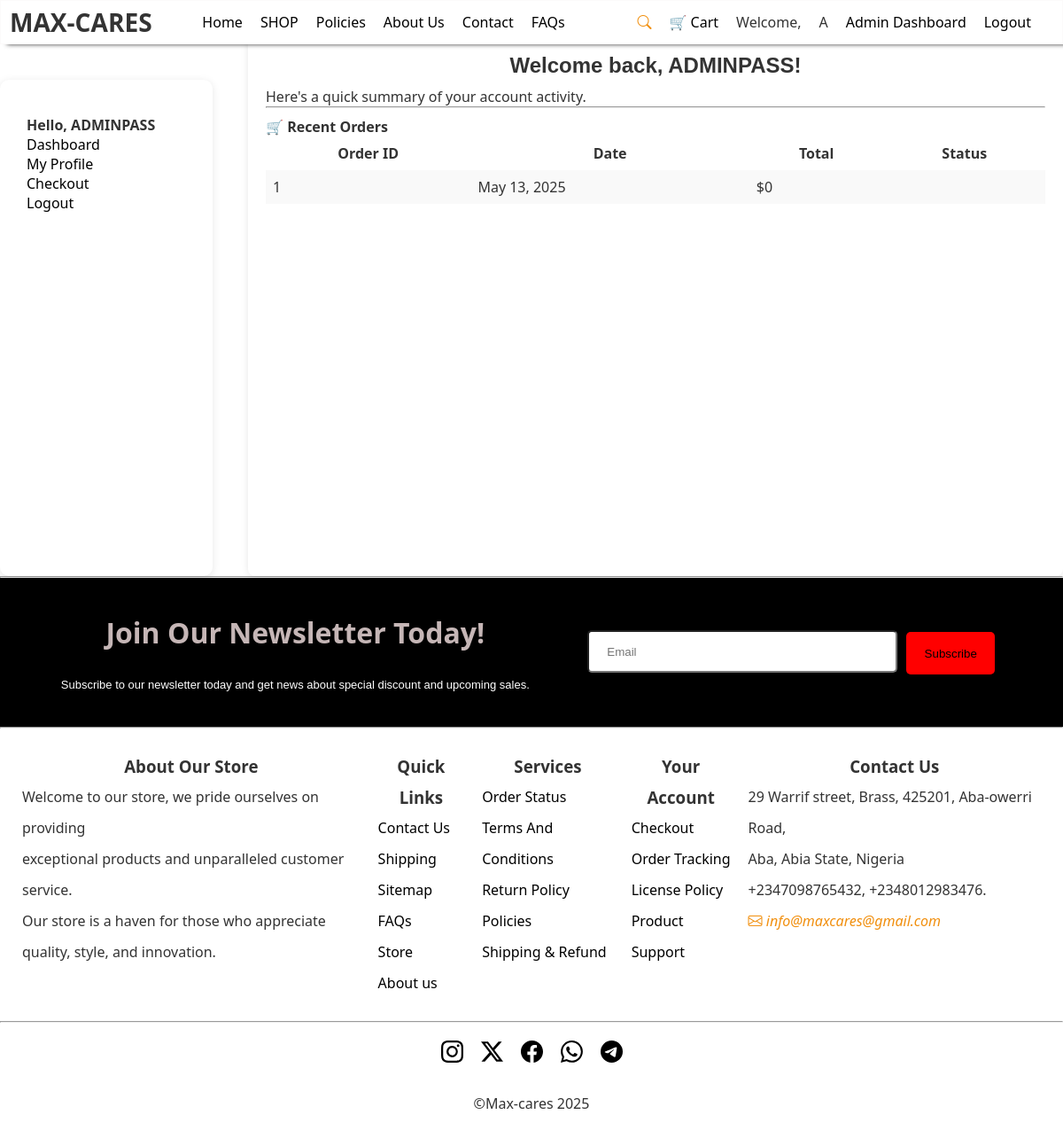
The app's page /customer_dashboard/ (signed in) with its own data.
### Store/models.py (models this page shows, shortened)
class Order(models.Model):
    customer = models.ForeignKey(Customer, on_delete=models.SET_NULL, null=True, blank=True)
    date_ordered = models.DateTimeField(auto_now_add=True)
    complete = models.BooleanField(default=False)
    transaction_id = models.CharField(max_length=100, null=True)
    @property
    def get_cart_total(self):
        return sum(item.get_total for item in self.orderitem_set.all())

### Store/views.py (the view)
# urls.py: path('customer_dashboard/', views.customer_dashboard, name='customer-dashboard'),
@login_required(login_url='login')
def customer_dashboard(request):
    orders = Order.objects.filter(customer__user=request.user).order_by('-date_ordered')[:5]
    return render(request, 'store/customer_dashboard.html', {'orders': orders})

### Store/context_processors.py (called while the page is built)
def cart_item_count(request):
    cart = request.session.get('cart', {})
    total_items = sum(cart.values())
    return {'cart_item_count': total_items}

### templates/store/customer_dashboard.html
{% extends 'store/main.html' %}
{% load static %}
{% block content %}
<div class="dashboard-container">
  <div class="sidebar">
    <h4>Hello, {{ user.first_name|default:user.username }}</h4>
    <ul>
      <li><a href="{% url 'customer-dashboard' %}">Dashboard</a></li>
      <li><a href="{% url 'profile' %}">My Profile</a></li>
      <li><a href="{% url 'checkout' %}">Checkout</a></li>
      <li><a href="{% url 'logout' %}">Logout</a></li>
    </ul>
  </div>
  <div class="dashboard-main">
    <h2>Welcome back, {{ user.first_name|default:user.username }}!</h2>
    <p>Here's a quick summary of your account activity.</p>
    <hr>
    <h4>🛒 Recent Orders</h4>
    {% if orders %}
      <table>
        <tr>
          <th>Order ID</th>
          <th>Date</th>
          <th>Total</th>
          <th>Status</th>
        </tr>
        {% for order in orders %}
          <tr>
            <td>{{ order.id }}</td>
            <td>{{ order.date_ordered|date:"M d, Y" }}</td>
            <td>${{ order.get_cart_total }}</td>
            <td>{{ order.status }}</td>
          </tr>
        {% endfor %}
      </table>
    {% else %}
      <p>You haven’t placed any orders yet.</p>
      <a href="{% url 'product_list' %}"><button>Place Orders</button></a>
    {% endif %}
  </div>
</div>
{% endblock %}

### templates/store/main.html (shortened to what this page needs)
{% load static %}
<!DOCTYPE html>
<html lang="en">
<head>
    <link rel="stylesheet" href="{% static 'css/style.css' %}">
    <link rel="stylesheet" href="{% static 'css/main.css' %}">
    <link rel="stylesheet" href="{% static 'css/login.css' %}">
    <link rel="stylesheet" href="{% static 'css/register.css' %}">
    <link rel="stylesheet" href="{% static 'css/customer_dashboard.css' %}">
    <link rel="stylesheet" href="{% static 'css/product_list.css' %}">
    <link rel="stylesheet" href="{% static 'css/Checkout.css' %}">
    <link rel="stylesheet" href="{% static 'css/card_payment.css' %}">
    <link rel="stylesheet" href="{% static 'css/paypal_payment.css' %}">
    <link rel="stylesheet" href="{% static 'css/about_us.css' %}">
    <link rel="stylesheet" href="{% static 'css/cart.css' %}">
    <link rel="stylesheet" href="{% static 'css/shoes.css' %}">
    <link rel="stylesheet" href="https://cdn.jsdelivr.net/npm/bootstrap-icons@1.11.3/font/bootstrap-icons.min.css">
</head>
<body>
    <header>
        <nav>
            <div class="logo">
                <h3>MAX-CARES</h3>
            </div>
            <ul class="pages">
                <li><a href="{% url 'main' %}">Home</a></li>
                <li><a href="{% url 'product_list' %}">SHOP</a></li>
                <li><a href="{% url 'Policies' %}">Policies</a></li>
                <li><a href="{% url 'about_us' %}">About Us</a></li>
                <li><a href="{% url 'contact_us' %}">Contact</a></li>
                <li><a href="{% url 'FAQs' %}">FAQs</a></li>
            </ul>
            <ul class="links">
                <li><i class="bi bi-search"></i></li>
                <li><a href="{% url 'cart_view' %}" class="cart-icon">
                    🛒 Cart
                </a></li>
                {% if user.is_authenticated %}
                    <li>Welcome, {{ user.first_name }}</li>
                    <li class="user-initial">
                        <div class="profile-circle">
                            {{ user.first_name|default:user.username|slice:":1"|upper }}
                        </div>
                    </li>
                    {% if user.is_staff %}
                        <li><a href="{% url 'admin-dashboard' %}">Admin Dashboard</a></li>
                    {% else %}
                        <li><a href="{% url 'customer-dashboard' %}">Customer Dashboard</a></li>
                    {% endif %}
                    <li><a href="{% url 'logout' %}">Logout</a></li>
                {% else %}
                    <li><a href="{% url 'login' %}">Login</a></li>
                    <li><a href="{% url 'register' %}">Signup</a></li>
                {% endif %}
            </ul>
        </nav>
    </header>
{% block content %}{% endblock %}
    <hr>
<footer>
        <div class="newsletter">
          <div class="R">
               <h1>Join Our Newsletter Today!</h1>
               <p style="font-size: small; font-family:sans-serif;">Subscribe to our newsletter today and get news about special discount and upcoming sales.</p>
          </div>
          <div class="sub-bx">
               <input type="email" name="" id="sub-bx_input" placeholder="Email">
               <input type="submit" value="Subscribe" id="sub-btn">           </div>
        </div>
        <hr>
        <div class="links">
           <div class="about">
               <h3>About Our Store</h3>
               <p>Welcome to our store, we pride ourselves on providing <br> exceptional products and unparalleled customer service. <br> Our store is a haven for those who appreciate <br> quality, style, and innovation.</p>
           </div>
           <div class="Q">
               <h3>Quick Links</h3>
               <li><a href="contact.html">Contact Us</a></li>
               <li><a href="#">Shipping</a></li>
               <li><a href="#">Sitemap</a></li>
               <li><a href="faqs.html">FAQs</a></li>
               <li><a href="#">Store</a></li>
               <li><a href="about.html">About us</a></li>
           </div>
           <div class="S">
               <h3>Services</h3>
               <ul>
                   <li><a href="#">Order Status</a></li>
                   <li><a href="#">Terms And Conditions</a></li>
                   <li><a href="#">Return Policy</a></li>
                   <li><a href="#">Policies</a></li>
                   <li><a href="#">Shipping & Refund</a></li>
               </ul>
           </div>
           <div class="Y-A">
               <h3>Your Account</h3>
               <ul>
                   <li><a href="#">Checkout</a></li>
                   <li><a href="#">Order Tracking</a></li>
                   <li><a href="#">License Policy</a></li>
                   <li><a href="#">Product Support</a></li>
               </ul>
           </div>
           <div class="C_U">
               <h3>Contact Us</h3>
               <li>  29 Warrif street, Brass, 425201, Aba-owerri Road, <br> Aba, Abia State, Nigeria</li>
               <li>  +2347098765432, +2348012983476.</li>
               <li><i class="bi bi-envelope">  info@maxcares@gmail.com</i></li>
           </div>
        </div>
        <hr>
        <div class="last">
           <div class="socials">
               <a href="https://instagram.com/max_cares_">
               </a>
               <a href="https://twitter.com/max_cares_">
                   <svg xmlns="http://www.w3.org/2000/svg" width="25" height="25" fill="currentColor" class="bi bi-twitter-x" viewBox="0 0 16 16">
                   <path d="M12.6.75h2.454l-5.36 6.142L16 15.25h-4.937l-3.867-5.07-4.425 5.07H.316l5.733-6.57L0 .75h5.063l3.495 4.633L12.601.75Zm-.86 13.028h1.36L4.323 2.145H2.865z"/>
                   </svg>
               </a>
               <a href="https://facebook.com/in/max_cares_">
               </a>
               <a href="https://whatsapp.com/+2347037542156">
               </a>
               <a href="https://telegram.com/@maxcares_">
               </a>
           </div>
           <p>&copy;Max-cares 2025</p>
           <div class="payments">
           </div>
        </div>
</footer>
</body>
</html>

### static/css/style.css (style rules this page uses)
* { margin: 0; box-sizing: border-box; list-style-type: none; text-decoration: none; }
header nav { display: flex; justify-content: space-between; align-items: center; padding: 10px; border: 1px solid rgb(252, 250, 250); box-shadow: 8px 0 5px 0px; position:fixed; width: 100%; background-color: white; top: 0px; height: 50px; }
header nav ul { display: flex; gap: 20px; }
header nav ul li { list-style-type: none; }
header nav ul li a { text-decoration: none; color: black; }
.logo { font-size: 24px; font-weight: bold; }
.newsletter { display: flex; justify-content: space-around; align-items: center; padding: 40px; background-color:black; color: white; }
.newsletter h1 { color: rgb(197, 182, 182); }
.sub-bx { display: flex; padding: 8px; gap:10px ; }
#sub-bx_input { display: flex; padding: 20px; margin: 0; width: 350px; border-radius: 5px; }
#sub-btn { background-color: red; padding: 5px; margin: 0; border-radius: 5px; border:none; width: 100px; margin-top: 2px; }
.links { display: flex; justify-content: space-between; gap: 20px; padding: 25px; line-height: 35px; }
.links h3 { text-align: center; }
.last { text-align: center; padding: 20px; }
.socials { display: flex; justify-content: center; gap: 20px; padding-bottom: 30px; }
a { color: black; }

### static/css/login.css (style rules this page uses)
a { text-decoration: none; color: black; }

### static/css/customer_dashboard.css (style rules this page uses)
.dashboard-container { display: flex; gap: 20px; margin-top: 20px; }
.sidebar { width: 200px; background-color: #f5f5f5; padding: 20px; border-radius: 8px; }
.sidebar ul { list-style-type: none; padding: 0; }
.dashboard-main { flex: 1; background-color: #fff; padding: 20px; border-radius: 8px; box-shadow: 0 0 8px rgba(0, 0, 0, 0.1); }
table { width: 100%; border-collapse: collapse; }
th, td { padding: 8px; }
tr:nth-child(even) { background-color: #f9f9f9; }

### static/css/product_list.css (style rules this page uses)
.sidebar { margin-top: 50px; ; width: 20%; position: sticky; padding: 30px; background-color: #fff; border-radius: 10px; margin-right: 20px; height: 70vh; margin-top: 70px; box-shadow: 0 2px 10px rgba(0,0,0,0.1); }

### static/css/checkout.css (style rules this page uses)
* { margin: 3px 0; padding: 0 3px; box-sizing: border-box; }
body { background-color: #e8f3f8; }
input { margin-left: 80px; width: 68%; height: 6vh; }

### static/css/card_payment.css (style rules this page uses)
body { background-color: #e8f3f8; }
h2 { margin-bottom: 10px; }

### static/css/paypal_payment.css (style rules this page uses)
body { background-color: #e8f3f8; }
h2 { text-align: center; margin-top: 20px; font-family: 'Franklin Gothic Medium', 'Arial Narrow', Arial, sans-serif; }

### static/css/about_us.css (style rules this page uses)
* { padding: 0px; margin: 0px; text-decoration: none; }
h4 { margin-top: 10px; }

### static/css/cart.css (style rules this page uses)
body { font-family: 'Segoe UI', Tahoma, Geneva, Verdana, sans-serif; background-color: #f7f8fa; margin: 0; color: #333; padding: 0; }
h1 { text-align: center; color: #222; margin-bottom: 30px; }

### static/css/shoes.css (style rules this page uses)
* { margin: 0; padding: 0; }
body { background-color: white; }
i { color: rgb(241, 143, 14); }

### records on screen
Order: id "1", date_ordered "May 13, 2025", get_cart_total "0"

### other values on screen
{{ user.first_name|default:user.username|slice:":1"|upper }} "A"
{{ user.first_name|default:user.username }} "ADMINPASS"
